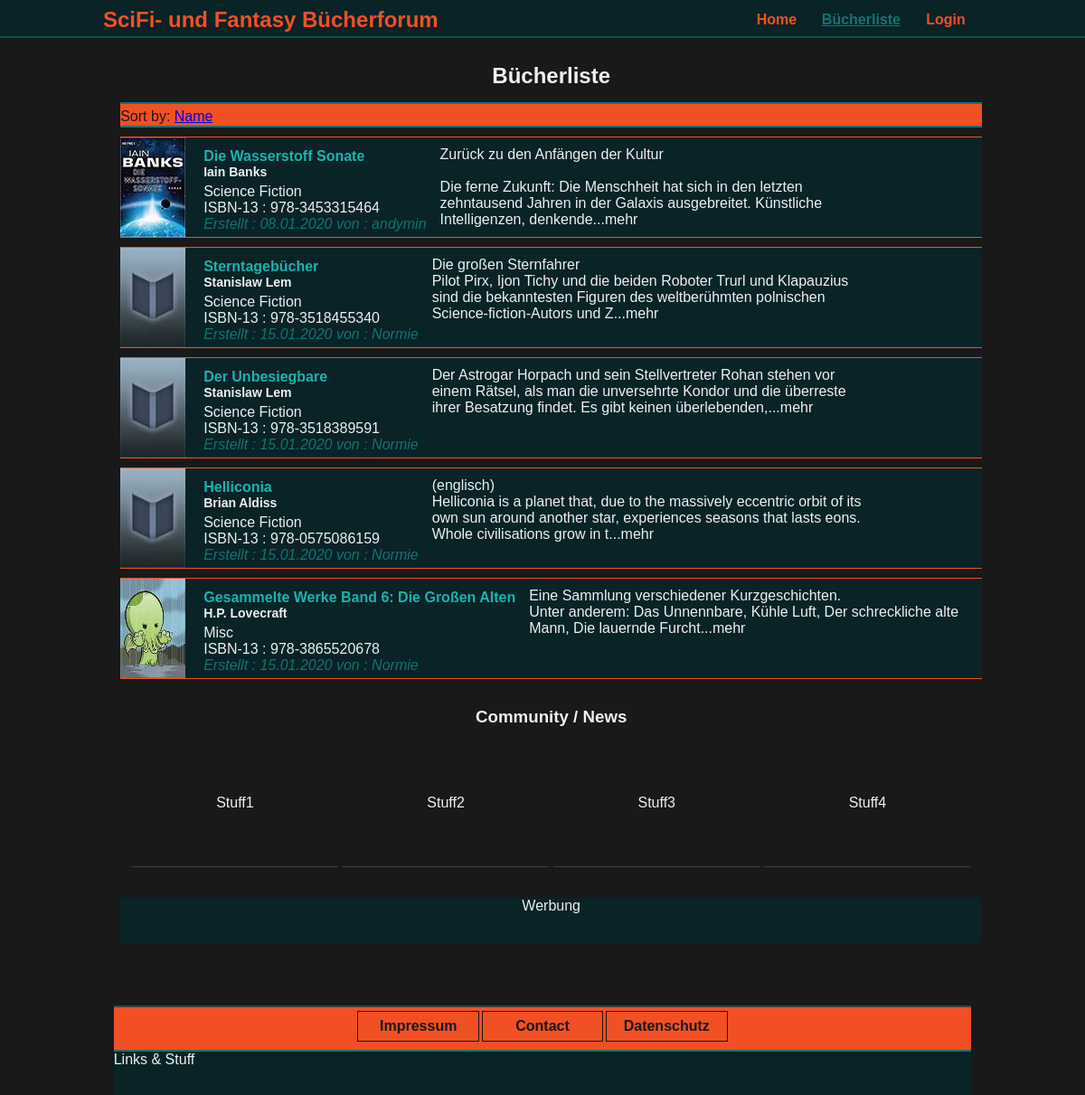
Page /index.php/start on the earlier database version.
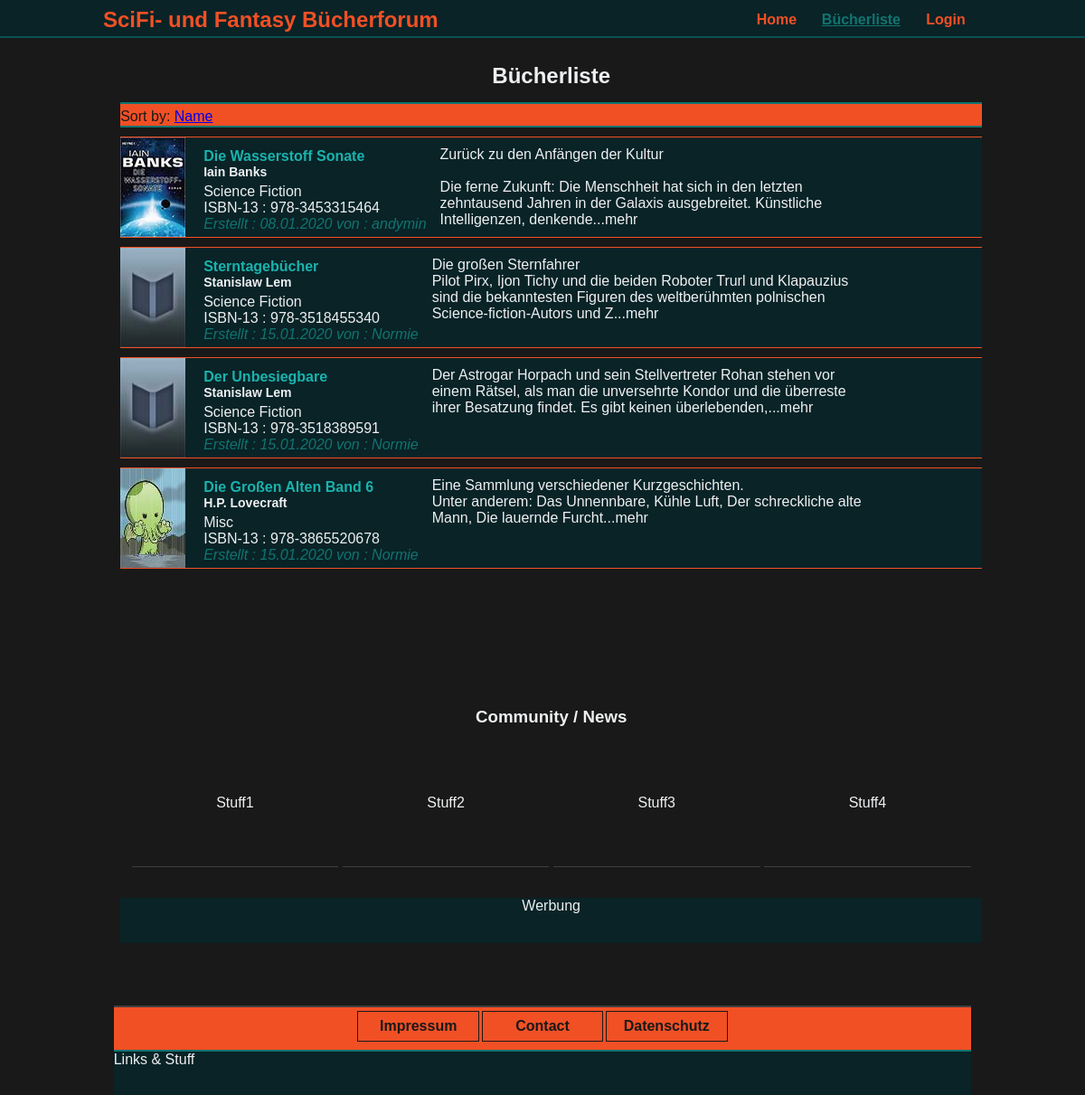
Same page on the later database version.
### tables this page shows
CREATE TABLE `elements` (
  `id` int(10) UNSIGNED NOT NULL,
  `element_title` varchar(255) NOT NULL,
  `element_author` varchar(255) NOT NULL,
  `element_isbn` varchar(255) NOT NULL,
  `element_genre` varchar(255) NOT NULL,
  `element_description` text NOT NULL,
  `element_created_at` timestamp NOT NULL DEFAULT current_timestamp(),
  `element_changed_at` timestamp NOT NULL DEFAULT current_timestamp(),
  `element_pic` varchar(255) NOT NULL,
  `element_thumb` varchar(255) NOT NULL,
  `user_uid` int(10) UNSIGNED NOT NULL
);

CREATE TABLE `users` (
  `uid` int(10) UNSIGNED NOT NULL,
  `username` varchar(255) NOT NULL,
  `email` varchar(255) NOT NULL,
  `password` varchar(255) NOT NULL,
  `user_created_at` timestamp NOT NULL DEFAULT current_timestamp(),
  `user_changed_at` timestamp NOT NULL DEFAULT current_timestamp() ON UPDATE current_timestamp(),
  `user_role` int(10) UNSIGNED NOT NULL,
  `user_description` text DEFAULT NULL
);

### src/Core/AbstractController.php (called while the page is built, shortened)
<?php
abstract class AbstractController
{
    protected function render($view, $params)
    {
        extract($params);
        include __DIR__."./../../views/{$view}.php";
    }
}

### src/Element/ElementController.php (called while the page is built, shortened)
<?php
class ElementController extends AbstractController
{
    public function __construct(ElementRepository $elementRepository, ReviewRepository $reviewRepository, CommentRepository $commentRepository)
    {
        $this->elementRepository = $elementRepository;
    }
    public function index()
    {
        $booklist = $this->elementRepository->fetchAllElements();
        $this->render('page_main_book_list', ['booklist' => $booklist]);
    }
}

### src/Element/ElementRepository.php (called while the page is built, shortened)
<?php
class ElementRepository extends AbstractRepository
{
    public function getTableName()
    {
        return 'elements';
    }
    public function getModelName()
    {
        return 'App\\Element\\ElementModel';
    }
}

### src/Core/AbstractRepository.php (called while the page is built, shortened)
<?php
abstract class AbstractRepository
{
    protected $pdo;
    public function __construct(PDO $pdo)
    {
        $this->pdo = $pdo;
    }
    function fetchAllElements()
    {
        $model = $this->getModelName();
        $table = $this->getTableName();
        $qry = $this->pdo->query("SELECT * FROM `$table` JOIN `users` ON users.uid = elements.user_uid GROUP BY $table.id");
        $books = $qry->fetchAll(PDO::FETCH_CLASS, $model);
        return $books;
    }
}

### autoload.php (called while the page is built, shortened)
<?php
spl_autoload_register(function ($class) {
    $prefix = 'App\\';
    $base_dir = __DIR__ . '/src/';
    $len = strlen($prefix);
    $relative_class = substr($class, $len);
    $file = $base_dir . str_replace('\\', '/', $relative_class) . '.php';
});

### init.php (called while the page is built, shortened)
<?php
require __DIR__.'/autoload.php';
function e( string $str) : string
{
    $fstrg = htmlentities($str, ENT_QUOTES, 'UTF-8');
    return nl2br($fstrg);
}
function fixDate($string)
{
    $timestamp = strtotime($string);
    return date('d.m.Y', $timestamp);
}

### views/page_main_book_list.php (the view, shortened to what this page needs)
<main class="content-main">
    <div class="list-container clear">
        <div class="content-left t-center black">
            <h2>Bücherliste</h2>
            <div class="sort-bar orange clear">
                <p>Sort by: <a href="#">Name</a></p>
            </div>
            <ul class="book-prev">
            <?php foreach($booklist as $book) :?>
                <li>
                    <img src="/<?= $book->element_thumb === 'no image' ? 'img/uploads/small/dummy_pic_s.jpg' : $book->element_thumb ?>" alt="Einbandbild" width="72" height="110">
                    <div class="clear">
                        <div class="book-title">
                            <h3><?= e($book->element_title) ?></h3>
                            <h4><?= e($book->element_author) ?></h4>
                        </div>
                        <p class="book-data">
                            <span class="book-genre"><?= $book->element_genre ?></span>
                            <span class="book-isbn">ISBN-13 : <?= $book->element_isbn ?></span>
                            <span class="book-userdate">Erstellt : <?= fixDate($book->element_created_at) ?> von : <?= $book->username ?></span>
                        </p>
                    </div>
                    <p class="book-description"><?= e(substr($book->element_description, 0, 180)) . '<span class="remark">...mehr</span>' ?></p>
                    <a href="./book-single?id=<?= $book->id?>"></a>
                </li>
            <?php endforeach; ?>
            </ul>
        </div>
        <div class="content-right t-center black white-text">
            <h3 class="mbott-60">Community / News</h3>
            <ul class="newsfeed mbott-30">
                <li>Stuff1</li>
                <li>Stuff2</li>
                <li>Stuff3</li>
                <li>Stuff4</li>
            </ul>
            <div class="sell-out">
                Werbung
            </div>
        </div>
    </div>
</main>

Differences in the rows shown:
removed elements: element_title "Helliconia", element_author "Brian Aldiss", element_genre "Science Fiction", element_isbn "978-0575086159", element_created_at "15.01.2020", user_uid.username "Normie", element_description "(englisch) Helliconia is a planet that, due to the massively eccentric orbit of its own sun around another star, experiences seasons that lasts eons. Whole civilisations grow in t"
changed elements "Misc": element_title "Gesammelte Werke Band 6: Die Großen Alten" → "Die Großen Alten Band 6"
